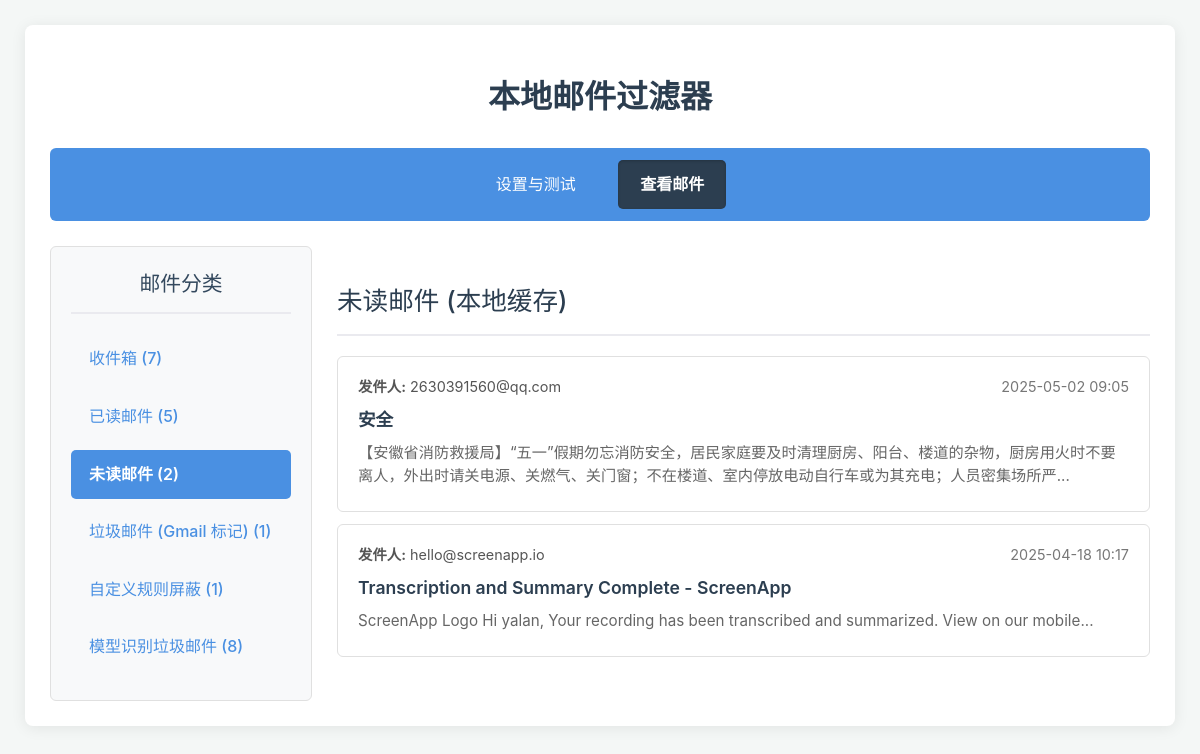
Screenshot of /emails/unread with the database file from the repository.
### tables this page shows
CREATE TABLE emails (
                message_id TEXT PRIMARY KEY NOT NULL, -- Gmail 邮件 ID, 非空主键
                thread_id TEXT,                     -- Gmail 线索 ID
                subject TEXT,
                sender TEXT,                        -- 发件人 (From)
                recipient TEXT,                     -- 收件人 (To)
                date_received INTEGER NOT NULL,     -- 接收日期 (Unix 时间戳), 非空
                snippet TEXT,
                body TEXT,                          -- 邮件正文 (HTML 或纯文本)
            
                  body_cleaned TEXT,                  -- 清洗后的纯文本正文 (用于模型)
                labels TEXT,                        -- Gmail 标签 (逗号分隔)
                is_unread INTEGER DEFAULT 1 CHECK(is_unread IN (0, 1)), -- 0 或 1
                custom_rule_result TEXT,            -- 自定义规则结果 ('Filtered', 'Allowed', NULL)
                custom_rule_reason TEXT,            -- 自定义规则原因
                model_prediction TEXT,              -- 模型预测结果 ('垃圾邮件', '正常邮件', NULL)
                model_prob_spam REAL,               -- 模型预测垃圾概率
                model_prob_normal REAL,             -- 模型预测正常概率
                local_category TEXT,                -- 应用内部最终分类 (便于查询)
                last_synced INTEGER NOT NULL        -- 本地最后更新时间戳, 非空
            );

### app.py (the view)
@app.route('/emails', defaults={'category': 'inbox'})
@app.route('/emails/<category>')
def emails_page(category):
    print(f"[{time.strftime('%H:%M:%S')}] 请求邮件列表，分类: '{category}' (从数据库)")
    emails = []
    error_message = None
    category_counts = {} # 初始化为空字典
    page_title_map = {
        'inbox': "收件箱 (所有非过滤邮件)",
        'read': "已读邮件 (本地缓存)",
        'unread': "未读邮件 (本地缓存)",
        'spam': "垃圾邮件 (Gmail 标记, 本地缓存)",
        'custom': "自定义规则屏蔽 (本地缓存)",
        'model_spam': "模型识别垃圾邮件 (本地缓存)"
    }
    page_title = page_title_map.get(category, "邮件列表 (本地缓存)")
    try:
        start_query = time.time()
        emails = database.get_emails_by_category(category, limit=MAX_EMAILS_PER_PAGE)
        end_query = time.time()
        print(f"[{time.strftime('%H:%M:%S')}] 数据库查询邮件列表耗时: {end_query - start_query:.4f} 秒，获取 {len(emails)} 封邮件。")
        start_count_query = time.time()
        category_counts = database.get_category_counts() # 调用新函数
        end_count_query = time.time()
        print(f"[{time.strftime('%H:%M:%S')}] 数据库查询分类计数耗时: {end_count_query - start_count_query:.4f} 秒。")
        print(f"[Debug] Category Counts: {category_counts}") # 打印计数结果用于调试
        last_sync = database.get_last_sync_timestamp()
    except Exception as e:
        error_message = f"查询本地数据库时出错: {e}"
        print(f"[{time.strftime('%H:%M:%S')}] 查询本地数据库时出错: {e}")
        import traceback
        traceback.print_exc()
        if not category_counts:
             category_counts = {cat: 0 for cat in page_title_map.keys()}
    return render_template('page2_emails.html',
                           emails=emails,
                           current_category=category,
                           page_title=page_title,
                           error_message=error_message,
                           category_counts=category_counts) # 将计数传递给模板

### database.py (called while the page is built)
def get_db_connection():
    try:
        conn = sqlite3.connect(DATABASE_FILE, check_same_thread=False, timeout=10)
        conn.row_factory = sqlite3.Row # 让查询结果可以通过列名访问
        conn.execute("PRAGMA journal_mode=WAL;")
        return conn
    except sqlite3.Error as e:
        print(f"[DB Error] 无法连接到数据库 '{DATABASE_FILE}': {e}")
        return None

def get_last_sync_timestamp():
    conn = get_db_connection()
    if not conn: return 0
    last_sync = 0 # 默认为 0 (纪元初)
    try:
        cursor = conn.cursor()
        cursor.execute("SELECT MAX(last_synced) FROM emails")
        result = cursor.fetchone()
        if result and result[0] is not None:
            last_sync = result[0]
    except sqlite3.Error as e:
        print(f"[DB Error] 获取最后同步时间戳时出错: {e}")
    finally:
        if conn:
            conn.close()
    return int(last_sync)

### templates/page2_emails.html (shortened to what this page needs)
<!DOCTYPE html>
<html lang="zh-CN">
<head>
     <link rel="stylesheet" href="{{ url_for('static', filename='style.css') }}">
</head>
<body>
    <div class="container">
        <h1>本地邮件过滤器</h1>
        <nav class="navbar">
            <a href="{{ url_for('settings_page') }}">设置与测试</a>
            <a href="{{ url_for('emails_page') }}" class="nav-active">查看邮件</a>
        </nav>
         <div class="email-container">
            <aside class="email-sidebar">
                <h2>邮件分类</h2>
                <ul>
                    <li><a href="{{ url_for('emails_page', category='inbox') }}" class="{{ 'active' if current_category == 'inbox' }}">收件箱 ({{ category_counts.get('inbox', 0) }})</a></li>
                    <li><a href="{{ url_for('emails_page', category='read') }}" class="{{ 'active' if current_category == 'read' }}">已读邮件 ({{ category_counts.get('read', 0) }})</a></li>
                    <li><a href="{{ url_for('emails_page', category='unread') }}" class="{{ 'active' if current_category == 'unread' }}">未读邮件 ({{ category_counts.get('unread', 0) }})</a></li>
                    <li><a href="{{ url_for('emails_page', category='spam') }}" class="{{ 'active' if current_category == 'spam' }}">垃圾邮件 (Gmail 标记) ({{ category_counts.get('spam', 0) }})</a></li>
                    <li><a href="{{ url_for('emails_page', category='custom') }}" class="{{ 'active' if current_category == 'custom' }}">自定义规则屏蔽 ({{ category_counts.get('custom', 0) }})</a></li>
                    <li><a href="{{ url_for('emails_page', category='model_spam') }}" class="{{ 'active' if current_category == 'model_spam' }}">模型识别垃圾邮件 ({{ category_counts.get('model_spam', 0) }})</a></li>
                </ul>
            </aside>
            <main class="email-list-area">
                <h2>{{ page_title }}</h2>
                {% if emails %}
                    <ul class="email-list">
                        {% for email in emails %}
                        <li class="email-item">
                            <a href="{{ url_for('view_email', message_id=email.message_id) }}" target="_blank">
                                <div class="email-header">
                                     <span><strong>发件人:</strong> {{ email.sender | default('(无发件人)') | truncate(50) }}</span>
                                     <span class="email-date">{{ email.date }}</span>
                                </div>
                                <div class="email-subject">{{ email.subject | default('无主题', true) }}</div>
                                <div class="email-snippet">{{ email.snippet | truncate(100) }}</div>
                            </a>
                        </li>
                        {% endfor %}
                    </ul>
                {% elif not error_message %}
                    <p>此分类下没有邮件。</p>
                {% endif %}
            </main>
        </div>
    </div>
</body>
</html>

### static/style.css (style rules this page uses)
body { font-family: -apple-system, BlinkMacSystemFont, "Segoe UI", Roboto, "Helvetica Neue", Arial, sans-serif; margin: 0; background-color: #f4f7f6; color: #333; line-height: 1.6; }
.container { max-width: 1100px; margin: 25px auto; padding: 25px; background-color: #fff; box-shadow: 0 2px 15px rgba(0,0,0,0.08); border-radius: 8px; }
h1, h2, h3, h4 { color: #2c3e50; }
h1 { text-align: center; margin-bottom: 25px; font-weight: 600; }
h2 { border-bottom: 2px solid #eaeaef; padding-bottom: 12px; margin-top: 35px; margin-bottom: 20px; font-size: 1.6em; font-weight: 500; }
.navbar { background-color: #4a90e2; padding: 12px 0; margin-bottom: 25px; text-align: center; border-radius: 6px; }
.navbar a { color: white; text-decoration: none; padding: 12px 22px; margin: 0 8px; border-radius: 5px; transition: background-color 0.25s ease, transform 0.1s ease; display: inline-block; }
.navbar a.nav-active { background-color: #2c3e50; font-weight: 600; box-shadow: inset 0 1px 3px rgba(0,0,0,0.2); }
.email-container { display: flex; gap: 25px; }
.email-sidebar { flex: 0 0 220px; background-color: #f8f9fa; padding: 20px; border-radius: 6px; border: 1px solid #e0e0e0; height: fit-content; }
.email-sidebar h2 { margin-top: 0; margin-bottom: 20px; font-size: 1.3em; text-align: center; color: #34495e; }
.email-sidebar ul { list-style: none; padding: 0; margin: 0; }
.email-sidebar li a { display: block; padding: 12px 18px; text-decoration: none; color: #4a90e2; border-radius: 5px; margin-bottom: 8px; transition: background-color 0.2s ease, color 0.2s ease; font-weight: 500; }
.email-sidebar li a.active { background-color: #4a90e2; color: white; font-weight: 600; }
.email-list-area { flex: 1; }
.email-list { list-style: none; padding: 0; margin: 0; }
.email-item { border: 1px solid #e0e0e0; margin-bottom: 12px; border-radius: 6px; background-color: #fff; transition: box-shadow 0.2s ease, border-color 0.2s ease; overflow: hidden; }
.email-item a { display: block; padding: 18px 20px; text-decoration: none; color: inherit; }
.email-header { display: flex; justify-content: space-between; align-items: center; margin-bottom: 8px; font-size: 0.9em; color: #555; }
.email-date { font-style: normal; color: #777; }
.email-subject { font-weight: 600; margin-bottom: 8px; font-size: 1.1em; color: #2c3e50; white-space: nowrap; overflow: hidden; text-overflow: ellipsis; }
.email-snippet { color: #666; font-size: 0.95em; line-height: 1.5; margin-bottom: 5px; }

### rows the page displays
emails: sender "2630391560@qq.com", date "2025-05-02 09:05", subject "安全", snippet "【安徽省消防救援局】“五一”假期勿忘消防安全，居民家庭要及时清理厨房、阳台、楼道的杂物，厨房用火时不要离人，外出时请关电源、关燃气、关门窗；不在楼道、室内停放电动自行车或为其充电；人员密集场所严..."
emails: sender "hello@screenapp.io", date "2025-04-18 10:17", subject "Transcription and Summary Complete - ScreenApp", snippet "ScreenApp Logo Hi yalan, Your recording has been transcribed and summarized. View on our mobile..."

### other values shown
{{ category_counts.get('inbox', 0) }} "7"
{{ category_counts.get('read', 0) }} "5"
{{ category_counts.get('unread', 0) }} "2"
{{ category_counts.get('spam', 0) }} "1"
{{ category_counts.get('custom', 0) }} "1"
{{ category_counts.get('model_spam', 0) }} "8"
{{ page_title }} "未读邮件 (本地缓存)"
